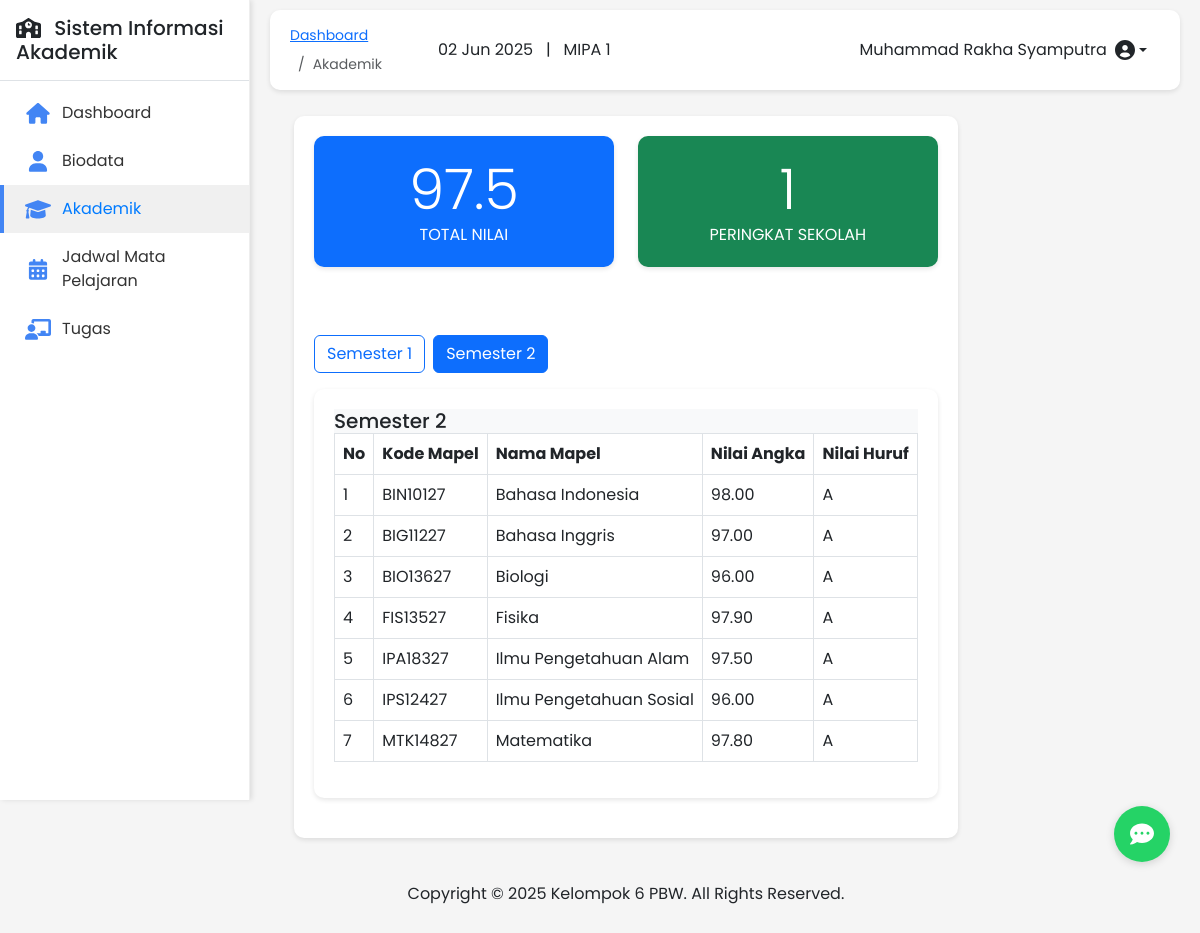
The app's page /akademik.php?semester=2 (signed in) with its own data.
### tables this page shows
CREATE TABLE `classes` (
  `id` int(11) NOT NULL,
  `name` varchar(20) NOT NULL,
  `level` enum('X','XI','XII') NOT NULL,
  `specialization` varchar(50) NOT NULL,
  `classroom` varchar(20) DEFAULT NULL,
  `academic_year` varchar(9) NOT NULL,
  `created_at` timestamp NOT NULL DEFAULT current_timestamp(),
  `updated_at` timestamp NOT NULL DEFAULT current_timestamp() ON UPDATE current_timestamp()
);

CREATE TABLE `grades` (
  `id` int(11) NOT NULL,
  `student_id` int(11) NOT NULL,
  `subject_id` int(11) NOT NULL,
  `teacher_id` int(11) NOT NULL,
  `academic_year` varchar(9) NOT NULL,
  `semester` int(11) NOT NULL,
  `assignment_score` decimal(5,2) DEFAULT NULL,
  `midterm_score` decimal(5,2) DEFAULT NULL,
  `final_score` decimal(5,2) DEFAULT NULL,
  `total_score` decimal(5,2) DEFAULT NULL,
  `letter_grade` varchar(2) DEFAULT NULL,
  `created_at` timestamp NOT NULL DEFAULT current_timestamp(),
  `updated_at` timestamp NOT NULL DEFAULT current_timestamp() ON UPDATE current_timestamp()
);

CREATE TABLE `subjects` (
  `id` int(11) NOT NULL,
  `code` varchar(20) NOT NULL,
  `name` varchar(100) NOT NULL,
  `curriculum` varchar(50) DEFAULT NULL,
  `created_at` timestamp NOT NULL DEFAULT current_timestamp(),
  `updated_at` timestamp NOT NULL DEFAULT current_timestamp() ON UPDATE current_timestamp()
);

### config.php (called while the page is built, shortened)
<?php
function isLoggedIn() {
    return isset($_SESSION['user_id']) && !empty($_SESSION['user_id']);
}
?>

### akademik.php (the view, shortened to what this page needs)
<?php
$page_title = 'Akademik';
require_once 'config.php';
$student_id = $_SESSION['user_id'];
$total_sql = "SELECT AVG(total_score) as total_score FROM grades WHERE student_id = $student_id";
$total_result = $conn->query($total_sql);
$total_nilai = $total_result->fetch_assoc()['total_score'] ?? 0;
$total_nilai = number_format($total_nilai, 1);
$rank_sql = "SELECT s.id, s.name, AVG(g.total_score) as avg_score
             FROM students s
             JOIN grades g ON s.id = g.student_id
             GROUP BY s.id
             ORDER BY avg_score DESC";
$rank_result = $conn->query($rank_sql);
$rank = 0;
if ($rank_result->num_rows > 0) {
    $counter = 1;
    while ($row = $rank_result->fetch_assoc()) {
        if ($row['id'] == $student_id) {
            $rank = $counter;
            break;
        }
        $counter++;
    }
}
$semester_sql = "SELECT DISTINCT semester FROM grades WHERE student_id = $student_id ORDER BY semester";
$semester_result = $conn->query($semester_sql);
$semesters = [];
if ($semester_result->num_rows > 0) {
    while ($row = $semester_result->fetch_assoc()) {
        $semesters[] = $row['semester'];
    }
}
$selected_semester = isset($_GET['semester']) ? (int)$_GET['semester'] : ($semesters[0] ?? 1);
$grades_sql = "SELECT g.*, s.code as subject_code, s.name as subject_name
               FROM grades g
               JOIN subjects s ON g.subject_id = s.id
               WHERE g.student_id = $student_id AND g.semester = $selected_semester";
$grades_result = $conn->query($grades_sql);
include 'includes/header.php';
?>
<div class="container-fluid px-4">
    <div class="row">
        <div class="col-12">
            <div class="content-card">
                <div class="akademik-content">
                    <div class="row">
                        <div class="col-md-6 mb-4">
                            <div class="content-card bg-primary text-white text-center">
                                <h2 class="display-4 mb-0"><?php echo $total_nilai; ?></h2>
                                <p class="mb-0">TOTAL NILAI</p>
                            </div>
                        </div>
                        <div class="col-md-6 mb-4">
                            <div class="content-card bg-success text-white text-center">
                                <h2 class="display-4 mb-0"><?php echo $rank; ?></h2>
                                <p class="mb-0">PERINGKAT SEKOLAH</p>
                            </div>
                        </div>
                    </div>
                    <?php if (!empty($semesters)): ?>
                        <div class="mt-4">
                            <div class="d-flex mb-3">
                                <?php foreach ($semesters as $semester): ?>
                                    <a href="?semester=<?php echo $semester; ?>" class="btn <?php echo $semester == $selected_semester ? 'btn-primary' : 'btn-outline-primary'; ?> me-2">
                                        Semester <?php echo $semester; ?>
                                    </a>
                                <?php endforeach; ?>
                            </div>
                            <div class="content-card">
                                <div class="card-header bg-light">
                                    <h5 class="mb-0">Semester <?php echo $selected_semester; ?></h5>
                                </div>
                                <div class="card-body p-0">
                                    <div class="table-responsive">
                                        <table class="table table-hover table-bordered">
                                            <thead>
                                                <tr>
                                                    <th>No</th>
                                                    <th>Kode Mapel</th>
                                                    <th>Nama Mapel</th>
                                                    <th>Nilai Angka</th>
                                                    <th>Nilai Huruf</th>
                                                </tr>
                                            </thead>
                                            <tbody>
                                                <?php
                                                if ($grades_result->num_rows > 0):
                                                    $counter = 1;
                                                    while ($grade = $grades_result->fetch_assoc()):
                                                ?>
                                                <tr>
                                                    <td><?php echo $counter++; ?></td>
                                                    <td><?php echo htmlspecialchars($grade['subject_code']); ?></td>
                                                    <td><?php echo htmlspecialchars($grade['subject_name']); ?></td>
                                                    <td><?php echo number_format($grade['total_score'], 2); ?></td>
                                                    <td><?php echo htmlspecialchars($grade['letter_grade']); ?></td>
                                                </tr>
                                                <?php
                                                    endwhile;
                                                else:
                                                ?>
                                                <tr>
                                                    <td colspan="5" class="text-center">Tidak ada data nilai untuk semester ini.</td>
                                                </tr>
                                                <?php endif; ?>
                                            </tbody>
                                        </table>
                                    </div>
                                </div>
                            </div>
                        </div>
                    <?php else: ?>
                        <div class="alert alert-info mt-4">
                            Belum ada data nilai tersedia.
                        </div>
                    <?php endif; ?>
                </div>
            </div>
        </div>
    </div>
</div>
<?php
include 'includes/footer.php';
?>

### includes/header.php (shortened to what this page needs)
<?php
require_once 'config.php';
require_once 'auth.php';
$current_date = date('d M Y');
$current_user = $_SESSION['name'] ?? 'Guest User';
$class_info = 'MIPA';
if (isLoggedIn() && isset($_SESSION['class_id'])) {
    $class_id = $_SESSION['class_id'];
    $class_sql = "SELECT c.specialization FROM classes c WHERE c.id = $class_id LIMIT 1";
    $class_result = $conn->query($class_sql);
    if ($class_result && $class_result->num_rows > 0) {
        $class_info = $class_result->fetch_assoc()['specialization'];
    }
}
?>
<!DOCTYPE html>
<html lang="id">
<head>
    <link href="https://cdn.jsdelivr.net/npm/bootstrap@5.3.0-alpha1/dist/css/bootstrap.min.css" rel="stylesheet">
    <link rel="stylesheet" href="https://cdnjs.cloudflare.com/ajax/libs/font-awesome/6.0.0/css/all.min.css">
    <link rel="stylesheet" href="css/style.css">
</head>
<body>
<?php if (isLoggedIn() && !isset($is_login_page)): ?>
    <div class="d-flex">
        <?php include 'includes/sidebar.php'; ?>
        <div class="main-content">
            <div class="header-bar">
                <div class="d-none d-md-block">
                    <nav aria-label="breadcrumb">
                        <ol class="breadcrumb mb-0" style="display:flex;gap:8px;align-items:center;">
                            <li class="breadcrumb-item" style="display:inline-flex;align-items:center;">
                                <a href="dashboard.php">Dashboard</a>
                            </li>
                            <?php if (isset($page_title)): ?>
                                <li class="breadcrumb-item active" aria-current="page" style="display:inline-flex;align-items:center;">
                                    <?php echo $page_title; ?>
                                </li>
                            <?php endif; ?>
                        </ol>
                    </nav>
                </div>
                <div class="d-flex align-items-center w-100 justify-content-end">
                    <div class="me-3 d-none d-md-block">
                        <span class="me-2"><?php echo $current_date; ?> &nbsp; | &nbsp; <?php echo htmlspecialchars($class_info); ?></span>
                    </div>
                    <div class="dropdown d-none d-md-block">
                        <button class="btn dropdown-toggle d-flex align-items-center" type="button" id="userDropdown" data-bs-toggle="dropdown" aria-expanded="false">
                            <span class="me-2"><?php echo htmlspecialchars($current_user); ?></span>
                            <i class="fas fa-user-circle fa-lg"></i>
                        </button>
                    </div>
                </div>
            </div>
            <div class="content-wrapper pt-3">
<?php endif; ?>

### css/style.css (style rules this page uses)
:root { --primary-color: #4285F4; --secondary-color: #FFD100; --success-color: #34A853; --danger-color: #EA4335; --light-color: #F8F9FA; --dark-color: #343A40; }
body { font-family: 'Poppins', sans-serif; background-color: #F5F5F5; }
.main-content { margin-left: 250px; padding: 20px; min-height: 100vh; }
.header-bar { background-color: white; padding: 15px 20px; border-radius: 10px; margin-bottom: 20px; display: flex; justify-content: space-between; align-items: center; box-shadow: 0 2px 5px rgba(0, 0, 0, 0.1); height: 80px; }
.breadcrumb { margin-bottom: 0; font-size: 14px; }
.header-bar .dropdown { margin-left: auto; }
.content-card { background-color: white; border-radius: 10px; padding: 20px; margin-bottom: 20px; box-shadow: 0 2px 5px rgba(0, 0, 0, 0.1); }

### includes/header.php (style rules this page uses)
.header-bar { background-color: white; padding: 15px 20px; border-radius: 10px; display: flex; justify-content: space-between; align-items: center; box-shadow: 0 2px 5px rgba(0, 0, 0, 0.1); height: 80px; position: fixed; top: 0; right: 0; left: 0; z-index: 1030; margin: 10px 20px; width: calc(100% - 40px); }
.breadcrumb { margin-bottom: 0; font-size: 14px; }
.header-bar .dropdown { margin-left: auto; }
.main-content { padding-top: 100px; }
@media (min-width: 768px) { .header-bar { left: 250px; width: calc(100% - 250px - 40px); } }
@media (min-width: 768px) { .main-content { margin-left: 250px; } }

### records on screen
classes: specialization "MIPA 1"
grades: subject.code "BIN10127", subject.name "Bahasa Indonesia", total_score "98.00", letter_grade "A"
grades: subject.code "BIG11227", subject.name "Bahasa Inggris", total_score "97.00", letter_grade "A"
grades: subject.code "BIO13627", subject.name "Biologi", total_score "96.00", letter_grade "A"
grades: subject.code "FIS13527", subject.name "Fisika", total_score "97.90", letter_grade "A"
grades: subject.code "IPA18327", subject.name "Ilmu Pengetahuan Alam", total_score "97.50", letter_grade "A"
grades: subject.code "IPS12427", subject.name "Ilmu Pengetahuan Sosial", total_score "96.00", letter_grade "A"
grades: subject.code "MTK14827", subject.name "Matematika", total_score "97.80", letter_grade "A"

### other values on screen
$site_name "Sistem Informasi Akademik"
$page_title "Akademik"
$current_user "Muhammad Rakha Syamputra"
$total_nilai "97.5"
$rank "1"
$semester "1"
$semester "2"
$selected_semester "2"
